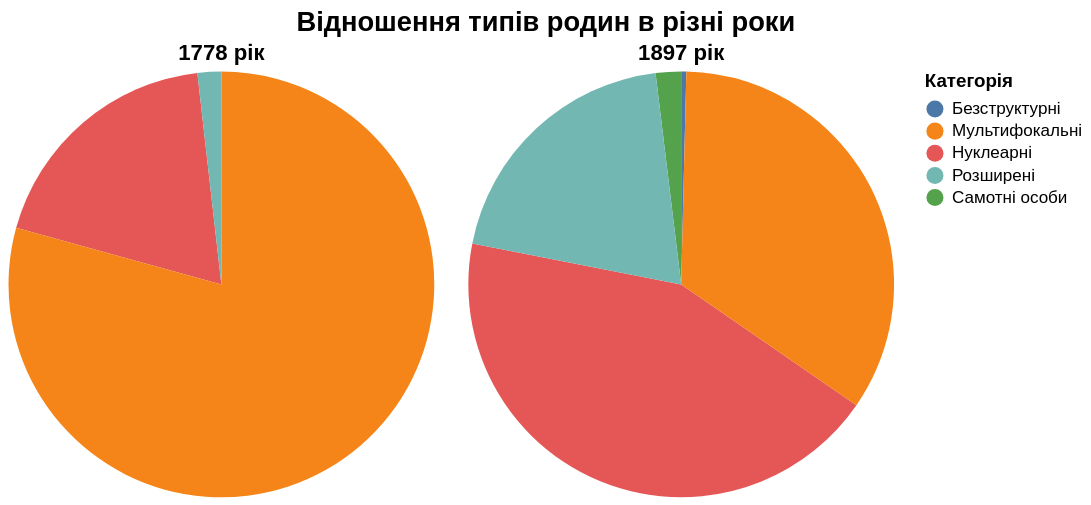

Notebook source saved alongside this figure:
### Markdown cell above
Тепер порівняємо Часові періоди, за категоріями. Для цього я б хотів використати барчарт, але їх і так багато в цьому проекті, тому пайчарт:

### Code cell
pie_fam = family[["Категорія", "Усього по категоріях", "Рік джерела"]].copy().dropna(subset = ["Усього по категоріях"])

pie_1778 = alt.Chart(pie_fam[pie_fam["Рік джерела"] == 1778]).mark_arc().encode(
    theta = alt.Theta(field="Усього по категоріях", type = "quantitative"), # тут чомусь саме в пайчатні тип даних треба прописувати через type =
    color = alt.Color(field="Категорія", type = "nominal", legend = alt.Legend(title = "Категорія")), # коли я писав :Q у мене непрацювали кольори
    tooltip = ["Категорія", "Усього по категоріях", "Рік джерела"]
).properties(
    title = "1778 рік",
    width = 250,
    height = 250)

pie_1897 = alt.Chart(pie_fam[pie_fam["Рік джерела"] == 1897]).mark_arc().encode(
    theta = alt.Theta(field = "Усього по категоріях", type = "quantitative"),
    color = alt.Color(field = "Категорія", type = "nominal", legend = alt.Legend(title = "Категорія")),
    tooltip = ["Категорія", "Усього по категоріях", "Рік джерела"]
).properties(
    title = "1897 рік",
    width = 250,
    height = 250)

alt.concat(pie_1778, pie_1897).properties(title = alt.TitleParams(
    text = "Відношення типів родин в різні роки",
    anchor = "middle",
    fontSize = 16))

### Figure 1 — Vega-Lite specification as saved in the notebook (floating-point values rounded to 4 significant figures)
{"config": {"view": {"continuousWidth": 300, "continuousHeight": 300}}, "concat": [{"data": {"name": "data-0ea3f591a4a5a4de1cb8afb5b3bf4c16"}, "mark": {"type": "arc"}, "encoding": {"color": {"field": "Категорія", "legend": {"title": "Категорія"}, "type": "nominal"}, "theta": {"field": "Усього по категоріях", "type": "quantitative"}, "tooltip": [{"field": "Категорія", "type": "nominal"}, {"field": "Усього по категоріях", "type": "quantitative"}, {"field": "Рік джерела", "type": "quantitative"}]}, "height": 250, "title": "1778 рік", "width": 250}, {"data": {"name": "data-7d050f00037aad6c00dee40a801c5f6f"}, "mark": {"type": "arc"}, "encoding": {"color": {"field": "Категорія", "legend": {"title": "Категорія"}, "type": "nominal"}, "theta": {"field": "Усього по категоріях", "type": "quantitative"}, "tooltip": [{"field": "Категорія", "type": "nominal"}, {"field": "Усього по категоріях", "type": "quantitative"}, {"field": "Рік джерела", "type": "quantitative"}]}, "height": 250, "title": "1897 рік", "width": 250}], "title": {"text": "Відношення типів родин в різні роки", "anchor": "middle", "fontSize": 16}, "$schema": "https://vega.github.io/schema/vega-lite/v5.20.1.json", "datasets": {"data-0ea3f591a4a5a4de1cb8afb5b3bf4c16": [{"Категорія": "Самотні особи", "Усього по категоріях": 0.0, "Рік джерела": 1778}, {"Категорія": "Безструктурні", "Усього по категоріях": 0.0, "Рік джерела": 1778}, {"Категорія": "Нуклеарні", "Усього по категоріях": 21.0, "Рік джерела": 1778}, {"Категорія": "Розширені", "Усього по категоріях": 2.0, "Рік джерела": 1778}, {"Категорія": "Мультифокальні", "Усього по категоріях": 88.0, "Рік джерела": 1778}], "data-7d050f00037aad6c00dee40a801c5f6f": [{"Категорія": "Самотні особи", "Усього по категоріях": 5.0, "Рік джерела": 1897}, {"Категорія": "Безструктурні", "Усього по категоріях": 1.0, "Рік джерела": 1897}, {"Категорія": "Нуклеарні", "Усього по категоріях": 113.0, "Рік джерела": 1897}, {"Категорія": "Розширені", "Усього по категоріях": 52.0, "Рік джерела": 1897}, {"Категорія": "Мультифокальні", "Усього по категоріях": 89.0, "Рік джерела": 1897}]}}
